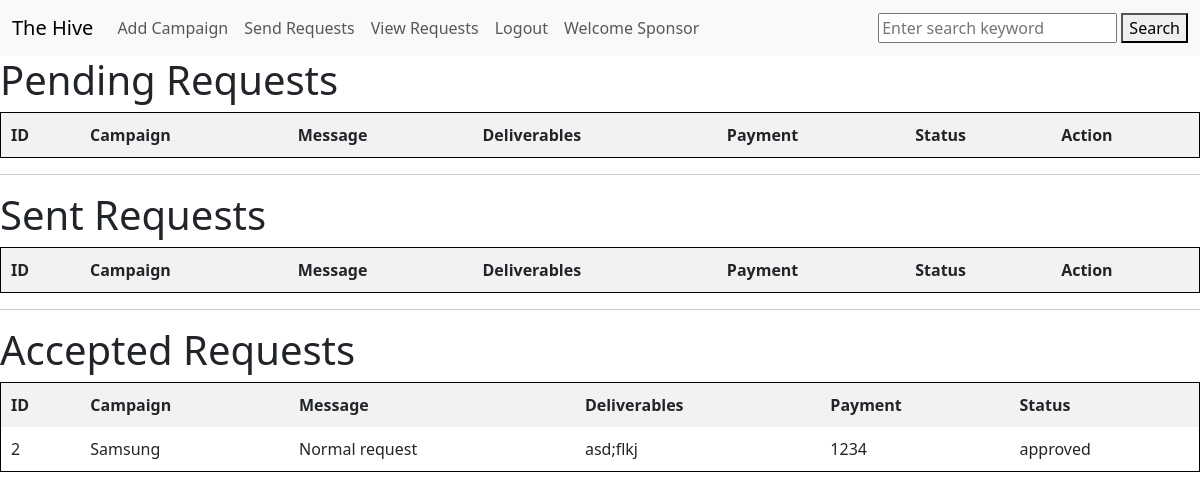
/view_requests (signed in), run on the app's committed database.
### application/model.py (models this page shows, shortened)
class AdRequest_spo(db.Model):
    id = db.Column(db.Integer, primary_key = True, autoincrement = True)
    campaign_id = db.Column(db.Integer, db.ForeignKey(Campaign.id))
    sponsor_id = db.Column(db.Integer, db.ForeignKey(Sponsor.id))
    message = db.Column(db.String(225), nullable = False)
    deliverables = db.Column(db.String(225), nullable = False)
    payment = db.Column(db.Integer, nullable = False)
    status = db.Column(db.String(80),nullable = False)#Pending or Accepted or Rejectet
    campaign = db.relationship('Campaign', backref='AdRequest', lazy=True) #Changing bacref from influencer to sponsor
    sponsor = db.relationship('Sponsor', backref='requests')

class Campaign(db.Model):
    id = db.Column(db.Integer, primary_key = True, autoincrement = True)
    sponsor_id = db.Column(db.Integer, db.ForeignKey(Sponsor.id))
    name_of_campaign = db.Column(db.String(225), nullable = False)
    description = db.Column(db.String(330), nullable = False)
    Budget = db.Column(db.Integer, nullable = False)
    start_date = db.Column(db.Date, nullable = False, default = date.today())
    end_date = db.Column(db.Date, nullable = False )#continue the date command here
    niche = db.Column(db.String(225), nullable = False)
    visibility = db.Column(db.String(40),nullable = False)#Public or Private
    is_flagged = db.Column(db.Boolean, default=False)  # Flag status

### application/routes.py (the view)
@app.route('/view_requests', methods=['GET', 'POST'])
def view_requests():
    if request.method == 'GET':
        user = session['username']
        get_user = User.query.filter_by(username=user).first()
        userid=get_user.id
        if session["Role"] == 'Influencer':
            inf = Influencer.query.filter_by(user_id = userid).first()
            inf_id = inf.id
            print(inf_id)
            requests = AdRequest_inf.query.filter(AdRequest_inf.influencer_id == inf_id, AdRequest_inf.status == 'pending').all()
            accepted = AdRequest_inf.query.filter(AdRequest_inf.influencer_id == inf_id, AdRequest_inf.status == 'approved').all()
            return render_template('view_requests_inf.html', requests=requests, accepted = accepted)
        elif session["Role"] == 'Sponsor':
            spo = Sponsor.query.filter_by(user_id = userid).first()
            spo_id = spo.id
            requests = AdRequest_spo.query.filter(AdRequest_spo.sponsor_id == spo_id, AdRequest_spo.status == 'pending').all()
            accepted = AdRequest_spo.query.filter(AdRequest_spo.sponsor_id == spo_id, AdRequest_spo.status == 'approved').all()
            sent = AdRequest_inf.query.filter(AdRequest_inf.sponsor_id == spo_id, AdRequest_inf.status == 'pending').all()
            return render_template('view_requests_spo.html', requests = requests, accepted = accepted, sent = sent)

### templates/view_requests_spo.html (shortened to what this page needs)
{% extends 'base_with_navbar.html' %}
{% block content %}
<h1>Pending Requests</h1>
<table>
    <thead>
        <tr>
            <th>ID</th>
            <th>Campaign</th>
            <th>Message</th>
            <th>Deliverables</th>
            <th>Payment</th>
            <th>Status</th>
            <th>Action</th>
        </tr>
    </thead>
</table>
<hr>
<h1>Sent Requests</h1>
<table>
    <thead>
        <tr>
            <th>ID</th>
            <th>Campaign</th>
            <th>Message</th>
            <th>Deliverables</th>
            <th>Payment</th>
            <th>Status</th>
            <th>Action</th>
        </tr>
    </thead>
</table>
<hr>
<h1>Accepted Requests</h1>
<table>
    <thead>
        <tr>
            <th>ID</th>
            <th>Campaign</th>
            <th>Message</th>
            <th>Deliverables</th>
            <th>Payment</th>
            <th>Status</th>
        </tr>
    </thead>
    <tbody>
        {% for request in accepted %}
        <tr>
            <td>{{ request.id }}</td>
            <td>{{ request.campaign.name_of_campaign }}</td>
            <td>{{ request.message }}</td>
            <td>{{ request.deliverables }}</td>
            <td>{{ request.payment }}</td>
            <td>{{ request.status }}</td>
        </tr>
        {% endfor %}
    </tbody>
</table>
</body>
</html>
{% endblock %}

### templates/view_requests_spo.html (style rules this page uses)
table { width: 100%; border-collapse: collapse; }
table, th, td { border: 1px solid black; }
th, td { padding: 10px; text-align: left; }
th { background-color: #f2f2f2; }

### data on the page
AdRequest_spo: id "2", campaign.name_of_campaign "Samsung", message "Normal request", deliverables "asd;flkj", payment "1234", status "approved"

### other printed values
{{ session['username'] }} "Sponsor"
